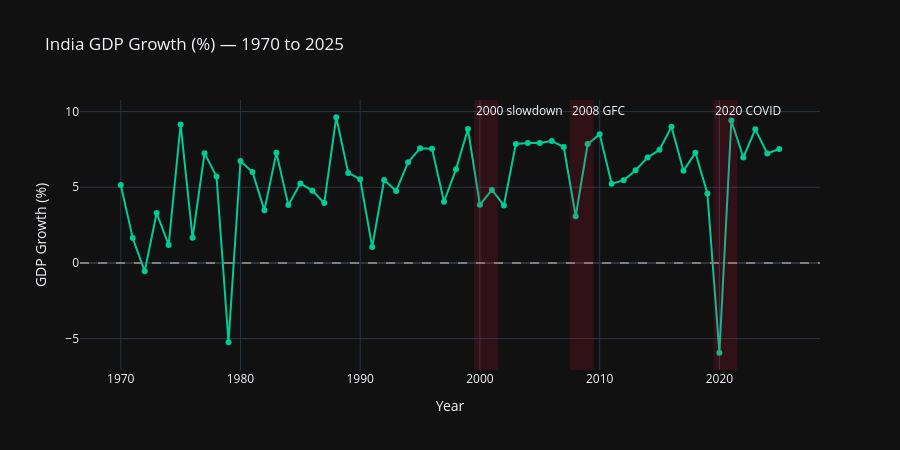

The cell this chart's notebook holds for it:
### Markdown cell above
## 3. GDP growth — the full picture (1970–2025)

### Code cell
recession_windows = [
    (1999.5, 2001.5, "2000 slowdown"),
    (2007.5, 2009.5, "2008 GFC"),
    (2019.5, 2021.5, "2020 COVID"),
]

fig = go.Figure()
fig.add_trace(go.Scatter(x=df_annual["year"], y=df_annual["gdp_growth"],
                          mode="lines+markers", name="GDP Growth (%)",
                          line=dict(color="#00CC96", width=2)))
fig.add_hline(y=0, line_color="gray", line_dash="dash")

for x0, x1, label in recession_windows:
    fig.add_vrect(x0=x0, x1=x1, fillcolor="crimson", opacity=0.15, line_width=0,
                  annotation_text=label, annotation_position="top left")

fig.update_layout(title="India GDP Growth (%) — 1970 to 2025", xaxis_title="Year",
                   yaxis_title="GDP Growth (%)", height=450)
fig.show()

### Figure 1 — Plotly figure (JSON) as saved in the notebook; plotly's stock layout.template omitted (floating-point values rounded to 4 significant figures)
{"data": [{"line": {"color": "#00CC96", "width": 2}, "mode": "lines+markers", "name": "GDP Growth (%)", "type": "scatter", "x": [1970, 1971, 1972, 1973, 1974, 1975, 1976, 1977, 1978, 1979, 1980, 1981, 1982, 1983, 1984, 1985, 1986, 1987, 1988, 1989, 1990, 1991, 1992, 1993, 1994, 1995, 1996, 1997, 1998, 1999, 2000, 2001, 2002, 2003, 2004, 2005, 2006, 2007, 2008, 2009, 2010, 2011, 2012, 2013, 2014, 2015, 2016, 2017, 2018, 2019, 2020, 2021, 2022, 2023, 2024, 2025], "y": [5.157, 1.643, -0.5533, 3.296, 1.185, 9.15, 1.663, 7.255, 5.713, -5.238, 6.736, 6.006, 3.476, 7.289, 3.821, 5.254, 4.777, 3.965, 9.628, 5.947, 5.533, 1.057, 5.482, 4.751, 6.659, 7.574, 7.55, 4.05, 6.184, 8.846, 3.841, 4.824, 3.804, 7.86, 7.923, 7.923, 8.061, 7.661, 3.087, 7.862, 8.498, 5.241, 5.456, 6.126, 6.963, 7.48, 9.002, 6.099, 7.277, 4.593, -5.935, 9.41, 6.967, 8.827, 7.238, 7.526]}], "layout": {"annotations": [{"showarrow": false, "text": "2000 slowdown", "x": 2000.0, "xanchor": "left", "xref": "x", "y": 1, "yanchor": "top", "yref": "y domain"}, {"showarrow": false, "text": "2008 GFC", "x": 2008.0, "xanchor": "left", "xref": "x", "y": 1, "yanchor": "top", "yref": "y domain"}, {"showarrow": false, "text": "2020 COVID", "x": 2020.0, "xanchor": "left", "xref": "x", "y": 1, "yanchor": "top", "yref": "y domain"}], "height": 450, "shapes": [{"line": {"color": "gray", "dash": "dash"}, "type": "line", "x0": 0, "x1": 1, "xref": "x domain", "y0": 0, "y1": 0, "yref": "y"}, {"fillcolor": "crimson", "line": {"width": 0}, "opacity": 0.15, "type": "rect", "x0": 2000.0, "x1": 2002.0, "xref": "x", "y0": 0, "y1": 1, "yref": "y domain"}, {"fillcolor": "crimson", "line": {"width": 0}, "opacity": 0.15, "type": "rect", "x0": 2008.0, "x1": 2010.0, "xref": "x", "y0": 0, "y1": 1, "yref": "y domain"}, {"fillcolor": "crimson", "line": {"width": 0}, "opacity": 0.15, "type": "rect", "x0": 2020.0, "x1": 2022.0, "xref": "x", "y0": 0, "y1": 1, "yref": "y domain"}], "title": {"text": "India GDP Growth (%) — 1970 to 2025"}, "xaxis": {"title": {"text": "Year"}}, "yaxis": {"title": {"text": "GDP Growth (%)"}}}}
